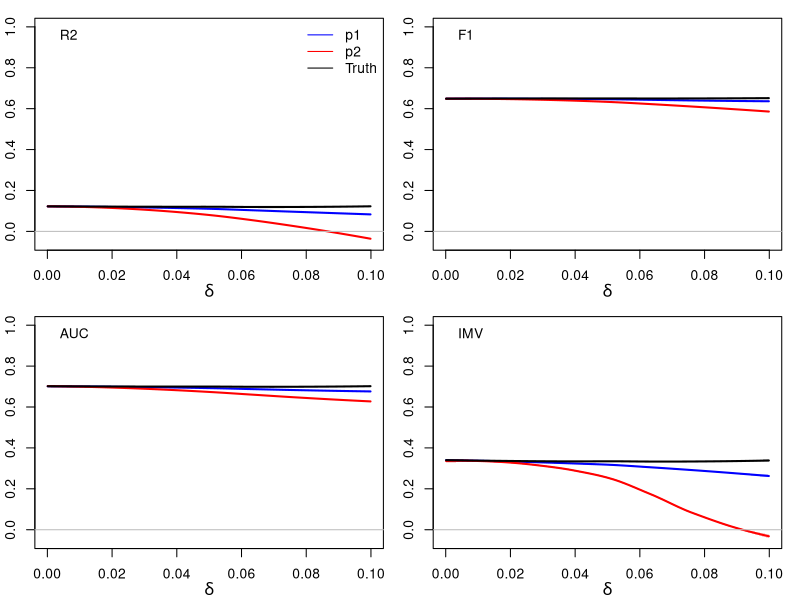

Generate this figure with R:
getvals<-function(df) {
    ##r2
    r21<-1-sum((df$y2-df$p1)^2)/sum((df$y2-mean(df$y))^2)
    r22<-1-sum((df$y2-df$p2)^2)/sum((df$y2-mean(df$y))^2)
    r2.true<-1-sum((df$y2-df$p)^2)/sum((df$y2-mean(df$y))^2)
    ##auc
    library(pROC)
    au1<-pROC::auc(response=df$y2,predictor=df$p1)
    au2<-pROC::auc(response=df$y2,predictor=df$p2)
    au.true<-pROC::auc(response=df$y2,predictor=df$p)
    ##f1
    library(MLmetrics)
    pred<-ifelse(df$p1>.5,1,0)
    if (length(unique(pred))==1) f11<-NA else f11<-F1_Score(y_pred=pred, y_true=df$y2)
    pred<-ifelse(df$p2>.5,1,0)
    if (length(unique(pred))==1) f12<-NA else f12<-F1_Score(y_pred=pred, y_true=df$y2)
    pred<-ifelse(df$p>.5,1,0)
    if (length(unique(pred))==1) f1.true<-NA else f1.true<-F1_Score(y_pred=pred, y_true=df$y2)
    ##
    imv<-function(y,p1,p2) {
        ll<-function(x,p) {
            z<-log(p)*x+log(1-p)*(1-x)
            z<-sum(z)/length(x)
            exp(z)
        }    
        loglik1<-ll(y,p1)
        loglik2<-ll(y,p2)
        getcoins<-function(a) {
            f<-function(p,a) abs(p*log(p)+(1-p)*log(1-p)-log(a))
            nlminb(.5,f,lower=0.001,upper=.999,a=a)$par
        }
        c1<-getcoins(loglik1)
        c2<-getcoins(loglik2)
        ew<-function(p1,p0) (p1-p0)/p0
        imv<-ew(c2,c1)
        imv
    }
    ew1<-imv(df$y2,mean(df$y),df$p1)
    ew2<-imv(df$y2,mean(df$y),df$p2)
    ew12<-imv(df$y2,df$p2,df$p1)
    ew.true<-imv(df$y2,mean(df$y),df$p)
    ew.or1<-imv(df$y2,df$p1,df$p)
    ew.or2<-imv(df$y2,df$p2,df$p)
    c(R21=r21,R22=r22,R2.true=r2.true,
      AUC1=au1,AUC2=au2,AUC.true=au.true,
      F11=f11,F12=f12,F1.true=f1.true,
      IMV1=ew1,IMV2=ew2,IMV12=ew12,IMV.true=ew.true,
      IMV.or1=ew.or1,
      IMV.or2=ew.or2)
}

## simfun<-function(N=1000,a=9,b=15,delta,eps=1e-3) {
##     p<-rbeta(N,a,b)
##     y<-rbinom(N,1,p)
##     y2<-rbinom(N,1,p)
##     ##
##     delta1<-runif(N,-1*delta,delta)
##     delta2<-runif(N,-1*delta,delta)
##     ##
##     p1<-p+delta1
##     p1<-ifelse(p1<=0,eps,p1)
##     p1<-ifelse(p1>=1,1-eps,p1)
##     p2<-p+delta1+delta2
##     p2<-ifelse(p2<=0,eps,p2)
##     p2<-ifelse(p2>=1,1-eps,p2)
##     ##
##     data.frame(p=p,p1=p1,p2=p2,y=y,y2=y2)
## }

## ##a/(a+b)
## MD<-.2
## a<-1
## dfL<-list()
## N<-1000
## for (b in c(1,3)) {
##     L<-list()
##     for (i in 1:200) {
##         delta<-runif(1,min=0,max=MD)
##         z<-simfun(a=a,b=b,delta=delta,N=N)
##         L[[i]]<-c(mean=a/(a+b),delta=delta,getvals(z))
##     }
##     dfL[[as.character(b)]]<-data.frame(do.call("rbind",L))
## }

simfun<-function(N=1000,delta,MD) {
    p<-rbeta(N,a,b)
    p<-2*MD+(1-4*MD)*p
    #p<-runif(N,2*MD,1-2*MD)
    y<-rbinom(N,1,p)
    y2<-rbinom(N,1,p)
    ##
    delta1<-sample(c(-1,1),N,replace=TRUE) #runif(N,-1*delta,delta)
    delta2<-sample(c(-1,1),N,replace=TRUE) #runif(N,-1*delta,delta) runif(N,-1*delta,delta)
    ##
    p1<-p+delta1*delta
    p2<-p+2*delta2*delta
    ##
    data.frame(p=p,p1=p1,p2=p2,y=y,y2=y2)
}

N<-1000
MD<-.1
a<-1
dfL<-list()
for (b in 1) {
    L<-list()
    for (i in 1:2000) {
        delta<-runif(1,min=0,max=MD)
        z<-simfun(delta=delta,N=N,MD=MD)
        L[[i]]<-c(mean=2*MD+(1-4*MD)*(a/(a+b)),delta=delta,getvals(z)) #    p<-2*MD+(1-4*MD)*p
    }
    dfL[[as.character(b)]]<-data.frame(do.call("rbind",L))
}

pdf("/home/bd/Dropbox/Apps/Overleaf/BinaryPrediction/chicco_oracle.pdf",width=7,height=4)
#par(mfcol=c(4,length(dfL)),mgp=c(2,1,0),mar=c(3,2,1,1),oma=rep(.1,4))
par(mfcol=c(2,2),mgp=c(2,1,0),mar=c(3,2,1,1),oma=rep(.1,4))
pf<-function(x,y,col,txt,...) {
    tmp<-cbind(x,y)
    tmp<-tmp[order(tmp[,1]),]
    x<-tmp[,1]
    y<-tmp[,2]
    m<-loess(y~x)
    pm<-predict(m,se=TRUE)
    lines(m$x,pm$fit,lwd=2,col=col,...)
    text(m$x[1],fitted(m)[1],pos=2,txt,col=col,cex=.9)
    cc<-col2rgb(col)
    c1<-rgb(cc[1],cc[2],cc[3],max=255,alpha=45)
    polygon(c(m$x,rev(m$x)),c(pm$fit+1.96*pm$se.fit,rev(pm$fit-1.96*pm$se.fit)),col=c1,border=NA)
}
for (i in 1:length(dfL)) {
    df<-dfL[[i]]
    for (nm in c("R2","AUC","F1","IMV")) {
        f<-function(z,nm) {
            index<-grep(nm,names(z))
            unlist(z[,index])
        }
        yl<-lapply(dfL,f,nm=nm)
        yl<-range(lapply(yl,range))
        ##
        zz<-c(df[[paste(nm,"1",sep="")]],df[[paste(nm,".or",sep='')]])
        #yl<-range(zz,na.rm=TRUE)
        yl<-c(-.05,1)
        plot(NULL,xlim=range(df$delta),ylim=yl,xlab='',ylab='')
        mtext(side=1,expression(delta),line=2)
        #if (nm=="R2") legend("topleft",bty='n',legend=round(df$mean[1],3))
        pf(df$delta,df[[paste(nm,"1",sep="")]],col='blue','')
        pf(df$delta,df[[paste(nm,"2",sep="")]],col='red','')
        pf(df$delta,df[[paste(nm,".true",sep='')]],col='black','',lty=1)
        legend("topleft",bty='n',nm)
        abline(h=0,col='gray')    
        ## if (nm=="IMV") {
        ##     pf(df$delta,df$IMV.or1,col='blue','',lty=2)
        ##     pf(df$delta,df$IMV.or2,col='red','',lty=2)
        ## }
        if (nm=="R2") legend("topright",bty='n',lty=c(1,1,1),col=c("blue","red","black"),c("p1","p2","Truth"))
        #if (nm=="IMV") legend("topright",bty='n',lty=c(2,2),col=c("blue","red"),c("Oracle, p1","Oracle, p2"))
    }
}
dev.off()
